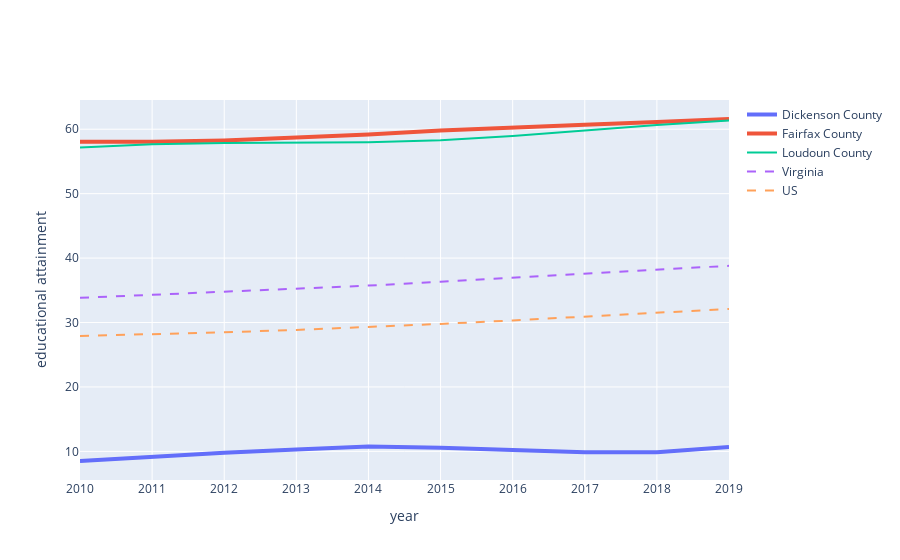

Notebook source saved alongside this figure:
### Code cell
eduattain = pd.read_csv('eduattain.csv')
createFig(eduattain, 'educational attainment')

### Figure 1 — Plotly figure (JSON) as saved in the notebook; plotly's stock layout.template omitted (floating-point values rounded to 4 significant figures)
{"data": [{"line": {"width": 4}, "mode": "lines", "name": "Dickenson County", "type": "scatter", "x": [2010, 2011, 2012, 2013, 2014, 2015, 2016, 2017, 2018, 2019], "y": [8.51, 9.188, 9.788, 10.28, 10.77, 10.56, 10.23, 9.857, 9.886, 10.67]}, {"line": {"width": 4}, "mode": "lines", "name": "Fairfax County", "type": "scatter", "x": [2010, 2011, 2012, 2013, 2014, 2015, 2016, 2017, 2018, 2019], "y": [58.06, 58.04, 58.27, 58.68, 59.2, 59.79, 60.3, 60.71, 61.12, 61.59]}, {"mode": "lines", "name": "Loudoun County", "type": "scatter", "x": [2010, 2011, 2012, 2013, 2014, 2015, 2016, 2017, 2018, 2019], "y": [57.18, 57.66, 57.85, 57.91, 58.0, 58.28, 58.93, 59.8, 60.67, 61.36]}, {"line": {"dash": "dash"}, "mode": "lines", "name": "Virginia", "type": "scatter", "x": [2010, 2011, 2012, 2013, 2014, 2015, 2016, 2017, 2018, 2019], "y": [33.83, 34.3, 34.77, 35.24, 35.73, 36.33, 36.94, 37.57, 38.2, 38.81]}, {"line": {"dash": "dash"}, "mode": "lines", "name": "US", "type": "scatter", "x": [2010, 2011, 2012, 2013, 2014, 2015, 2016, 2017, 2018, 2019], "y": [27.91, 28.17, 28.49, 28.86, 29.28, 29.78, 30.33, 30.89, 31.49, 32.11]}], "layout": {"xaxis": {"range": [2010, 2019], "title": {"text": "year"}}, "yaxis": {"title": {"text": "educational attainment"}}}}
